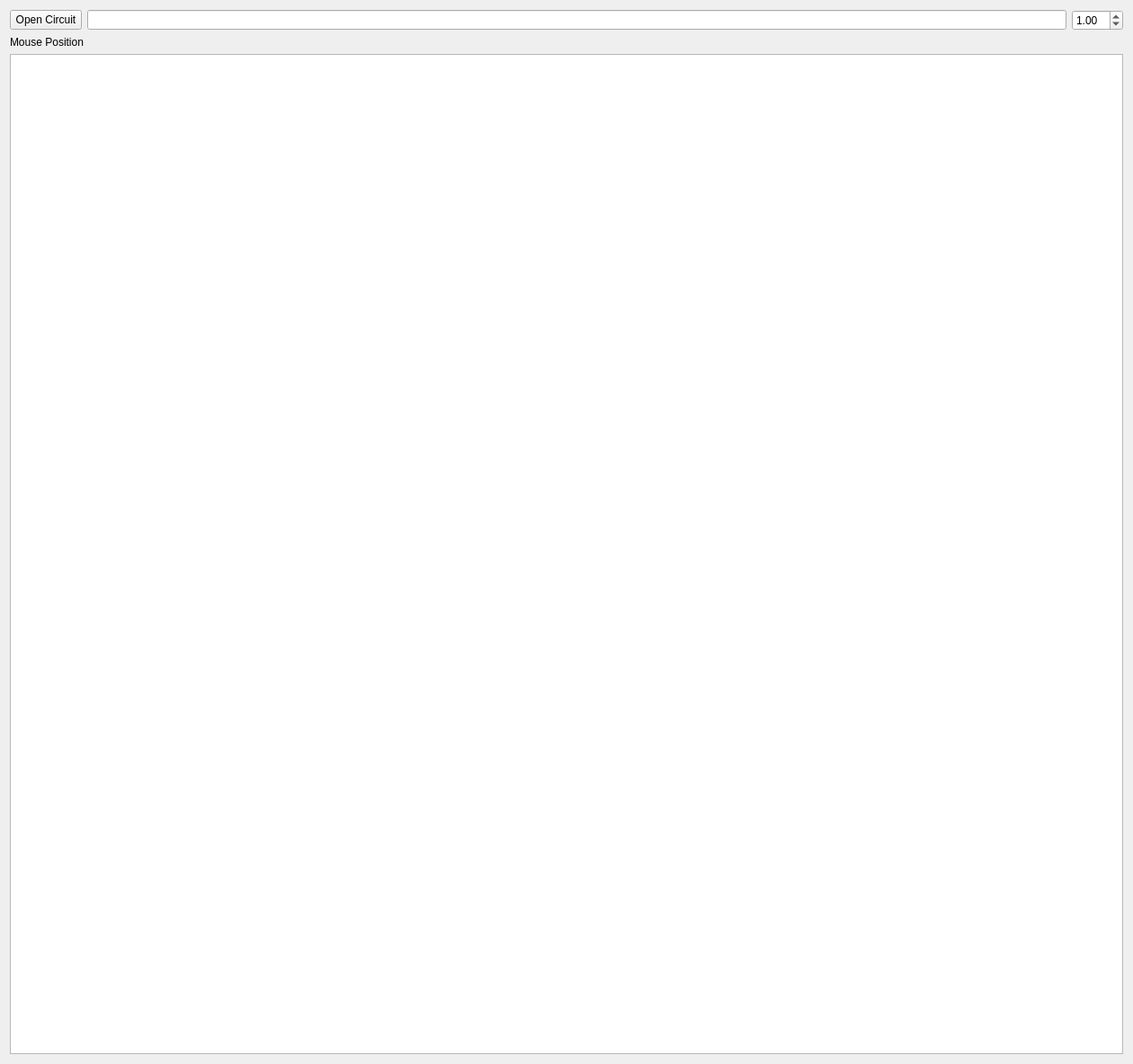
<?xml version="1.0" encoding="UTF-8"?>
<ui version="4.0">
 <class>Form</class>
 <widget class="QWidget" name="Form">
  <property name="geometry">
   <rect>
    <x>0</x>
    <y>0</y>
    <width>1260</width>
    <height>1183</height>
   </rect>
  </property>
  <property name="windowTitle">
   <string>Form</string>
  </property>
  <layout class="QVBoxLayout" name="verticalLayout">
   <item>
    <layout class="QHBoxLayout" name="horizontalLayout">
     <item>
      <widget class="QPushButton" name="pb_Open">
       <property name="text">
        <string>Open Circuit</string>
       </property>
      </widget>
     </item>
     <item>
      <widget class="QLineEdit" name="lineEdit"/>
     </item>
     <item>
      <widget class="QDoubleSpinBox" name="spnd_Zoom">
       <property name="singleStep">
        <double>0.100000000000000</double>
       </property>
       <property name="value">
        <double>1.000000000000000</double>
       </property>
      </widget>
     </item>
    </layout>
   </item>
   <item>
    <widget class="QLabel" name="lbl_MousePosition">
     <property name="text">
      <string>Mouse Position</string>
     </property>
    </widget>
   </item>
   <item>
    <widget class="QGraphicsView" name="gv_Main"/>
   </item>
  </layout>
 </widget>
 <resources/>
 <connections/>
</ui>
